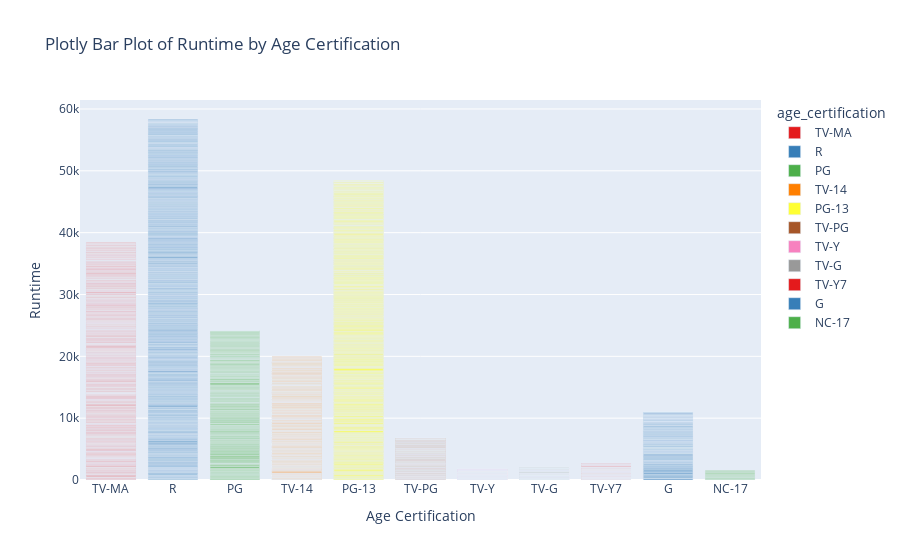

Notebook code cell kept with this figure:
### Markdown cell above
### 3.3.3 Bar plot using Plotly

### Code cell
# Barplot using plotly
fig = px.bar(fourth_df, x='age_certification', y='runtime', color='age_certification', 
             title='Plotly Bar Plot of Runtime by Age Certification', color_discrete_sequence=px.colors.qualitative.Set1)
fig.update_layout(xaxis_title='Age Certification', yaxis_title='Runtime')
fig.show()

### Figure 1 — Plotly figure (JSON) as saved in the notebook; plotly's stock layout.template omitted (floating-point values rounded to 4 significant figures; data arrays with more than 128 entries replaced by an {"elided": "..."} marker saying what was removed)
{"data": [{"alignmentgroup": "True", "hovertemplate": "age_certification=%{x}<br>runtime=%{y}<extra></extra>", "legendgroup": "TV-MA", "marker": {"color": "rgb(228,26,28)", "pattern": {"shape": ""}}, "name": "TV-MA", "offsetgroup": "TV-MA", "orientation": "v", "showlegend": true, "textposition": "auto", "type": "bar", "x": {"elided": "883 str values"}, "xaxis": "x", "y": {"elided": "883 int values"}, "yaxis": "y"}, {"alignmentgroup": "True", "hovertemplate": "age_certification=%{x}<br>runtime=%{y}<extra></extra>", "legendgroup": "R", "marker": {"color": "rgb(55,126,184)", "pattern": {"shape": ""}}, "name": "R", "offsetgroup": "R", "orientation": "v", "showlegend": true, "textposition": "auto", "type": "bar", "x": {"elided": "556 str values"}, "xaxis": "x", "y": {"elided": "556 int values"}, "yaxis": "y"}, {"alignmentgroup": "True", "hovertemplate": "age_certification=%{x}<br>runtime=%{y}<extra></extra>", "legendgroup": "PG", "marker": {"color": "rgb(77,175,74)", "pattern": {"shape": ""}}, "name": "PG", "offsetgroup": "PG", "orientation": "v", "showlegend": true, "textposition": "auto", "type": "bar", "x": {"elided": "233 str values"}, "xaxis": "x", "y": {"elided": "233 int values"}, "yaxis": "y"}, {"alignmentgroup": "True", "hovertemplate": "age_certification=%{x}<br>runtime=%{y}<extra></extra>", "legendgroup": "TV-14", "marker": {"color": "rgb(255,127,0)", "pattern": {"shape": ""}}, "name": "TV-14", "offsetgroup": "TV-14", "orientation": "v", "showlegend": true, "textposition": "auto", "type": "bar", "x": {"elided": "474 str values"}, "xaxis": "x", "y": {"elided": "474 int values"}, "yaxis": "y"}, {"alignmentgroup": "True", "hovertemplate": "age_certification=%{x}<br>runtime=%{y}<extra></extra>", "legendgroup": "PG-13", "marker": {"color": "rgb(255,255,51)", "pattern": {"shape": ""}}, "name": "PG-13", "offsetgroup": "PG-13", "orientation": "v", "showlegend": true, "textposition": "auto", "type": "bar", "x": {"elided": "451 str values"}, "xaxis": "x", "y": {"elided": "451 int values"}, "yaxis": "y"}, {"alignmentgroup": "True", "hovertemplate": "age_certification=%{x}<br>runtime=%{y}<extra></extra>", "legendgroup": "TV-PG", "marker": {"color": "rgb(166,86,40)", "pattern": {"shape": ""}}, "name": "TV-PG", "offsetgroup": "TV-PG", "orientation": "v", "showlegend": true, "textposition": "auto", "type": "bar", "x": {"elided": "188 str values"}, "xaxis": "x", "y": {"elided": "188 int values"}, "yaxis": "y"}, {"alignmentgroup": "True", "hovertemplate": "age_certification=%{x}<br>runtime=%{y}<extra></extra>", "legendgroup": "TV-Y", "marker": {"color": "rgb(247,129,191)", "pattern": {"shape": ""}}, "name": "TV-Y", "offsetgroup": "TV-Y", "orientation": "v", "showlegend": true, "textposition": "auto", "type": "bar", "x": ["TV-Y", "TV-Y", "TV-Y", "TV-Y", "TV-Y", "TV-Y", "TV-Y", "TV-Y", "TV-Y", "TV-Y", "TV-Y", "TV-Y", "TV-Y", "TV-Y", "TV-Y", "TV-Y", "TV-Y", "TV-Y", "TV-Y", "TV-Y", "TV-Y", "TV-Y", "TV-Y", "TV-Y", "TV-Y", "TV-Y", "TV-Y", "TV-Y", "TV-Y", "TV-Y", "TV-Y", "TV-Y", "TV-Y", "TV-Y", "TV-Y", "TV-Y", "TV-Y", "TV-Y", "TV-Y", "TV-Y", "TV-Y", "TV-Y", "TV-Y", "TV-Y", "TV-Y", "TV-Y", "TV-Y", "TV-Y", "TV-Y", "TV-Y", "TV-Y", "TV-Y", "TV-Y", "TV-Y", "TV-Y", "TV-Y", "TV-Y", "TV-Y", "TV-Y", "TV-Y", "TV-Y", "TV-Y", "TV-Y", "TV-Y", "TV-Y", "TV-Y", "TV-Y", "TV-Y", "TV-Y", "TV-Y", "TV-Y", "TV-Y", "TV-Y", "TV-Y", "TV-Y", "TV-Y", "TV-Y", "TV-Y", "TV-Y", "TV-Y", "TV-Y", "TV-Y", "TV-Y", "TV-Y", "TV-Y", "TV-Y", "TV-Y", "TV-Y", "TV-Y", "TV-Y", "TV-Y", "TV-Y", "TV-Y", "TV-Y", "TV-Y", "TV-Y", "TV-Y", "TV-Y", "TV-Y", "TV-Y", "TV-Y", "TV-Y", "TV-Y", "TV-Y", "TV-Y", "TV-Y", "TV-Y"], "xaxis": "x", "y": [10, 14, 10, 22, 26, 15, 23, 7, 14, 11, 9, 13, 6, 14, 16, 7, 15, 5, 45, 24, 2, 19, 23, 5, 3, 11, 22, 26, 23, 22, 15, 12, 5, 24, 13, 21, 5, 23, 24, 22, 5, 23, 12, 17, 25, 22, 4, 7, 11, 22, 17, 21, 22, 17, 11, 11, 18, 15, 13, 13, 23, 30, 3, 24, 24, 24, 24, 14, 6, 27, 10, 17, 23, 12, 12, 21, 9, 23, 13, 13, 13, 10, 6, 11, 14, 3, 10, 4, 24, 7, 45, 23, 11, 10, 12, 25, 22, 25, 24, 29, 14, 28, 28, 22, 30, 28, 20], "yaxis": "y"}, {"alignmentgroup": "True", "hovertemplate": "age_certification=%{x}<br>runtime=%{y}<extra></extra>", "legendgroup": "TV-G", "marker": {"color": "rgb(153,153,153)", "pattern": {"shape": ""}}, "name": "TV-G", "offsetgroup": "TV-G", "orientation": "v", "showlegend": true, "textposition": "auto", "type": "bar", "x": ["TV-G", "TV-G", "TV-G", "TV-G", "TV-G", "TV-G", "TV-G", "TV-G", "TV-G", "TV-G", "TV-G", "TV-G", "TV-G", "TV-G", "TV-G", "TV-G", "TV-G", "TV-G", "TV-G", "TV-G", "TV-G", "TV-G", "TV-G", "TV-G", "TV-G", "TV-G", "TV-G", "TV-G", "TV-G", "TV-G", "TV-G", "TV-G", "TV-G", "TV-G", "TV-G", "TV-G", "TV-G", "TV-G", "TV-G", "TV-G", "TV-G", "TV-G", "TV-G", "TV-G", "TV-G", "TV-G", "TV-G", "TV-G", "TV-G", "TV-G", "TV-G", "TV-G", "TV-G", "TV-G", "TV-G", "TV-G", "TV-G", "TV-G", "TV-G", "TV-G", "TV-G", "TV-G", "TV-G", "TV-G", "TV-G", "TV-G", "TV-G", "TV-G", "TV-G", "TV-G", "TV-G", "TV-G", "TV-G", "TV-G", "TV-G", "TV-G", "TV-G", "TV-G", "TV-G"], "xaxis": "x", "y": [23, 26, 22, 28, 18, 25, 25, 25, 26, 23, 7, 25, 11, 17, 14, 24, 3, 49, 67, 2, 4, 24, 24, 24, 24, 23, 25, 14, 24, 24, 18, 23, 43, 15, 24, 23, 3, 25, 10, 46, 20, 24, 23, 28, 51, 24, 23, 25, 36, 23, 50, 43, 98, 2, 31, 27, 13, 27, 36, 36, 43, 25, 24, 26, 25, 39, 30, 44, 7, 48, 22, 22, 9, 19, 30, 23, 21, 29, 40], "yaxis": "y"}, {"alignmentgroup": "True", "hovertemplate": "age_certification=%{x}<br>runtime=%{y}<extra></extra>", "legendgroup": "TV-Y7", "marker": {"color": "rgb(228,26,28)", "pattern": {"shape": ""}}, "name": "TV-Y7", "offsetgroup": "TV-Y7", "orientation": "v", "showlegend": true, "textposition": "auto", "type": "bar", "x": ["TV-Y7", "TV-Y7", "TV-Y7", "TV-Y7", "TV-Y7", "TV-Y7", "TV-Y7", "TV-Y7", "TV-Y7", "TV-Y7", "TV-Y7", "TV-Y7", "TV-Y7", "TV-Y7", "TV-Y7", "TV-Y7", "TV-Y7", "TV-Y7", "TV-Y7", "TV-Y7", "TV-Y7", "TV-Y7", "TV-Y7", "TV-Y7", "TV-Y7", "TV-Y7", "TV-Y7", "TV-Y7", "TV-Y7", "TV-Y7", "TV-Y7", "TV-Y7", "TV-Y7", "TV-Y7", "TV-Y7", "TV-Y7", "TV-Y7", "TV-Y7", "TV-Y7", "TV-Y7", "TV-Y7", "TV-Y7", "TV-Y7", "TV-Y7", "TV-Y7", "TV-Y7", "TV-Y7", "TV-Y7", "TV-Y7", "TV-Y7", "TV-Y7", "TV-Y7", "TV-Y7", "TV-Y7", "TV-Y7", "TV-Y7", "TV-Y7", "TV-Y7", "TV-Y7", "TV-Y7", "TV-Y7", "TV-Y7", "TV-Y7", "TV-Y7", "TV-Y7", "TV-Y7", "TV-Y7", "TV-Y7", "TV-Y7", "TV-Y7", "TV-Y7", "TV-Y7", "TV-Y7", "TV-Y7", "TV-Y7", "TV-Y7", "TV-Y7", "TV-Y7", "TV-Y7", "TV-Y7", "TV-Y7", "TV-Y7", "TV-Y7", "TV-Y7", "TV-Y7", "TV-Y7", "TV-Y7", "TV-Y7", "TV-Y7", "TV-Y7", "TV-Y7", "TV-Y7", "TV-Y7", "TV-Y7", "TV-Y7", "TV-Y7", "TV-Y7", "TV-Y7", "TV-Y7", "TV-Y7", "TV-Y7", "TV-Y7", "TV-Y7", "TV-Y7", "TV-Y7", "TV-Y7", "TV-Y7", "TV-Y7", "TV-Y7", "TV-Y7", "TV-Y7", "TV-Y7", "TV-Y7", "TV-Y7", "TV-Y7", "TV-Y7", "TV-Y7", "TV-Y7", "TV-Y7", "TV-Y7"], "xaxis": "x", "y": [22, 22, 25, 25, 22, 9, 24, 22, 22, 23, 22, 21, 22, 25, 18, 24, 17, 23, 22, 23, 10, 22, 29, 13, 23, 21, 27, 22, 24, 21, 23, 23, 23, 7, 22, 22, 24, 21, 20, 23, 21, 13, 17, 25, 27, 24, 20, 21, 11, 24, 15, 25, 11, 23, 24, 25, 28, 22, 22, 24, 24, 13, 21, 15, 23, 24, 24, 23, 25, 23, 8, 24, 24, 23, 12, 18, 26, 24, 23, 31, 22, 13, 25, 24, 28, 24, 24, 41, 39, 12, 23, 40, 24, 12, 13, 25, 13, 30, 3, 24, 24, 27, 15, 131, 25, 14, 21, 29, 25, 22, 24, 22, 2, 19, 29, 5, 30, 33, 25, 15], "yaxis": "y"}, {"alignmentgroup": "True", "hovertemplate": "age_certification=%{x}<br>runtime=%{y}<extra></extra>", "legendgroup": "G", "marker": {"color": "rgb(55,126,184)", "pattern": {"shape": ""}}, "name": "G", "offsetgroup": "G", "orientation": "v", "showlegend": true, "textposition": "auto", "type": "bar", "x": ["G", "G", "G", "G", "G", "G", "G", "G", "G", "G", "G", "G", "G", "G", "G", "G", "G", "G", "G", "G", "G", "G", "G", "G", "G", "G", "G", "G", "G", "G", "G", "G", "G", "G", "G", "G", "G", "G", "G", "G", "G", "G", "G", "G", "G", "G", "G", "G", "G", "G", "G", "G", "G", "G", "G", "G", "G", "G", "G", "G", "G", "G", "G", "G", "G", "G", "G", "G", "G", "G", "G", "G", "G", "G", "G", "G", "G", "G", "G", "G", "G", "G", "G", "G", "G", "G", "G", "G", "G", "G", "G", "G", "G", "G", "G", "G", "G", "G", "G", "G", "G", "G", "G", "G", "G", "G", "G", "G", "G", "G", "G", "G", "G", "G", "G", "G", "G", "G", "G", "G", "G", "G", "G", "G"], "xaxis": "x", "y": [185, 91, 75, 177, 165, 145, 90, 208, 78, 210, 189, 97, 184, 165, 95, 47, 186, 67, 153, 96, 69, 121, 117, 65, 69, 80, 151, 68, 130, 96, 140, 125, 146, 149, 66, 70, 65, 67, 68, 75, 90, 70, 63, 64, 112, 67, 64, 66, 63, 62, 23, 24, 181, 66, 98, 109, 102, 69, 23, 94, 99, 63, 95, 95, 89, 30, 91, 108, 83, 90, 90, 125, 88, 86, 114, 39, 100, 87, 97, 78, 77, 26, 91, 106, 87, 71, 97, 46, 107, 141, 97, 84, 9, 47, 138, 102, 87, 90, 21, 92, 23, 28, 42, 24, 45, 119, 62, 79, 74, 25, 120, 25, 128, 30, 83, 30, 47, 60, 72, 91, 153, 15, 91, 20], "yaxis": "y"}, {"alignmentgroup": "True", "hovertemplate": "age_certification=%{x}<br>runtime=%{y}<extra></extra>", "legendgroup": "NC-17", "marker": {"color": "rgb(77,175,74)", "pattern": {"shape": ""}}, "name": "NC-17", "offsetgroup": "NC-17", "orientation": "v", "showlegend": true, "textposition": "auto", "type": "bar", "x": ["NC-17", "NC-17", "NC-17", "NC-17", "NC-17", "NC-17", "NC-17", "NC-17", "NC-17", "NC-17", "NC-17", "NC-17", "NC-17", "NC-17", "NC-17", "NC-17"], "xaxis": "x", "y": [30, 96, 76, 90, 110, 95, 101, 86, 79, 102, 98, 96, 176, 93, 111, 97], "yaxis": "y"}], "layout": {"barmode": "relative", "legend": {"title": {"text": "age_certification"}, "tracegroupgap": 0}, "title": {"text": "Plotly Bar Plot of Runtime by Age Certification"}, "xaxis": {"anchor": "y", "categoryarray": ["TV-MA", "R", "PG", null, "TV-14", "PG-13", "TV-PG", "TV-Y", "TV-G", "TV-Y7", "G", "NC-17"], "categoryorder": "array", "domain": [0, 1], "title": {"text": "Age Certification"}}, "yaxis": {"anchor": "x", "domain": [0, 1], "title": {"text": "Runtime"}}}}
